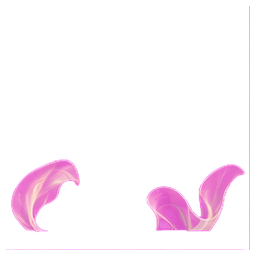
#> input picture design/Baxian/HeXiangu/direct-imagegen-v4/animation-48.webp, 256 x 256 px
$ python -i build-frienden-living-assets.py   (imports and definitions only)
#> lines starting #> are read from the running program, lines starting #| are printed output that depends on the picture
#> further down, picture is the input picture: PIL image 256x256 RGBA; mean R, G, B, A 57.7, 26.7, 58.1, 23.2
#!/usr/bin/env python3
"""Slice generated FRIENDEN atlases into production-ready transparent layers."""

from __future__ import annotations

import argparse
from collections import deque
from pathlib import Path

from PIL import Image


ACTOR_BOXES = {
    "night": {
        "door-rabbit": (0, 0, 410, 465),
        "window-black-cat": (450, 150, 770, 465),
        "sleeping-dog": (770, 0, 1230, 465),
        # Keep row boundaries clear of neighboring actors. The generated atlas
        # has generous transparent gutters, but its visual rows do not start at
        # the nominal grid lines.
        "mug-bear": (0, 500, 435, 900),
        "mug-window-cat": (445, 500, 850, 900),
        "door-penguin": (855, 500, 1230, 920),
        "window-sheep": (10, 945, 430, 1235),
        "path-bird": (455, 945, 800, 1235),
        "bottom-cat": (800, 945, 1230, 1235),
    },
    "garden": {
        "letter-rabbit": (25, 25, 400, 355),
        "flower-window-rabbit": (420, 65, 785, 420),
        "watering-dog": (795, 80, 1230, 435),
        "sunhat-rabbit": (35, 450, 385, 830),
        "sleeping-spotted-dog": (410, 570, 765, 830),
        "sunflower-friend": (825, 430, 1230, 845),
        "letter-dog": (20, 920, 325, 1250),
        "tea-rabbit": (330, 860, 650, 1215),
        "tea-companion": (650, 990, 875, 1250),
        "basket-friend": (875, 900, 1230, 1250),
    },
}

PLANT_BOXES = {
    "night": {
        "ivy-strand": (0, 0, 390, 570),
        "tall-pot": (360, 0, 775, 570),
        "white-flower-pot": (745, 0, 1155, 570),
        "mixed-flower-pot": (1120, 0, 1536, 570),
        "cactus-pot": (0, 480, 390, 1024),
        "broad-leaves": (330, 480, 790, 1024),
        "white-flower-vine": (740, 480, 1160, 1024),
        "star-shrub": (1110, 480, 1536, 1024),
    },
    "garden": {
        "flowering-ivy": (20, 0, 245, 750),
        "flower-arch": (245, 20, 870, 520),
        "purple-vine": (875, 0, 1190, 550),
        "sunflower": (1190, 0, 1536, 585),
        "yellow-flowers": (45, 600, 315, 1024),
        "tropical-pot": (315, 500, 680, 1024),
        "daisy-pot": (680, 600, 945, 1024),
        "hanging-plant": (950, 550, 1245, 1024),
        "yellow-butterfly": (1270, 560, 1536, 790),
        "orange-butterfly": (1270, 790, 1536, 1024),
    },
}


# [30 lines left out: function keep_largest_alpha_component, not called in this run]


def trim_alpha(image: Image.Image, padding: int = 6, isolate_subject: bool = False) -> Image.Image:
#> called with padding = 6, isolate_subject = False
    image = image.convert("RGBA")
    alpha = image.getchannel("A")
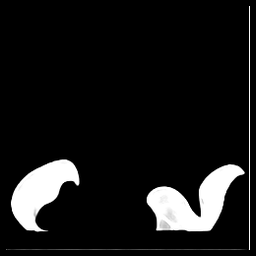
#> alpha: PIL image 256x256 L; min 0, max 255, mean 23.2
    # Generated atlases can contain a faint colored studio halo. Remove it and
    # re-expand the useful edge range before trimming so layers never reveal
    # rectangular seams over the environment plate.
    alpha = alpha.point(lambda value: 0 if value < 48 else round((value - 48) * 255 / 207))
    if isolate_subject:
        alpha = keep_largest_alpha_component(alpha)
    image.putalpha(alpha)
    box = alpha.getbbox()
#> box = (6, 6, 250, 250)
    if not box:
        raise ValueError("asset crop is empty")
    left, top, right, bottom = box
#> left = 6; top = 6; right = 250; bottom = 250
    return image.crop((
        max(0, left - padding),
        max(0, top - padding),
        min(image.width, right + padding),
        min(image.height, bottom + padding),
    ))


# [25 lines left out: functions slice_atlas, main, not called in this run]


# [2 lines not run here, left out]

>>> from PIL import Image
>>> picture = Image.open('../design/Baxian/HeXiangu/direct-imagegen-v4/animation-48.webp')
>>> result = trim_alpha(picture)

$ run again, on design/Baxian/LvDongbin/direct-imagegen-v4/animation-48.webp
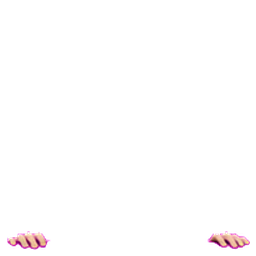
#> input picture design/Baxian/LvDongbin/direct-imagegen-v4/animation-48.webp, 256 x 256 px
#> picture is the input picture: PIL image 256x256 RGBA; mean R, G, B, A 4.2, 2.3, 3.3, 3.6
#> in trim_alpha, `alpha = image.getchannel("A")`:
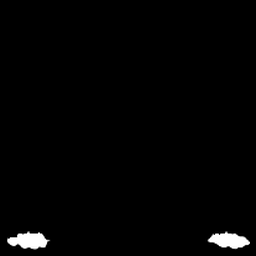
#> alpha: PIL image 256x256 L; min 0, max 255, mean 3.6
#> box = (7, 231, 250, 250)
#> left = 7; top = 231; right = 250
#> in trim_alpha, `return image.crop(( max(0, left - padding), max(0, top - padding), min..`:
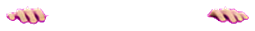
#> returned value: PIL image 255x31 RGBA; mean R, G, B, A 34.8, 19.3, 27, 28.8; transparent parts drawn white
